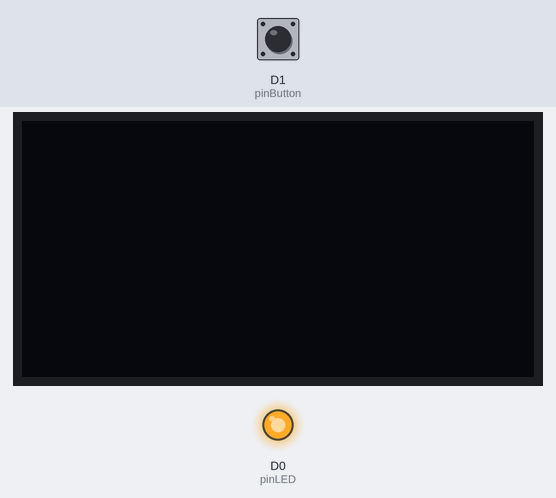
Bench run of a program on a simulated ESP8266 (NodeMCU). On the bench: 128×64 one-colour display, output pins drawn as LEDs (lit = HIGH). Inputs (shaded band) come from the test bench; at power-on: D1 (pinButton) HIGH. The display library's start-up logo is not drawn; what the program prints to the serial monitor is not drawn.

Above: at 3.2 s.
3.3 s: D1 (pinButton) pulled LOW for 0.15 s
At 6.3 s:
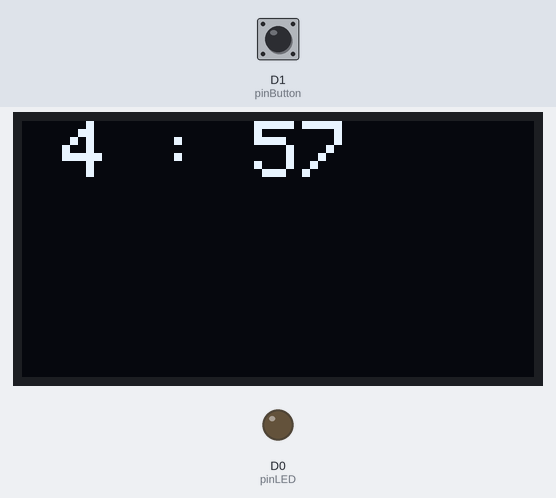
6.4 s: D1 (pinButton) pulled LOW for 1 s
At 7.8 s:
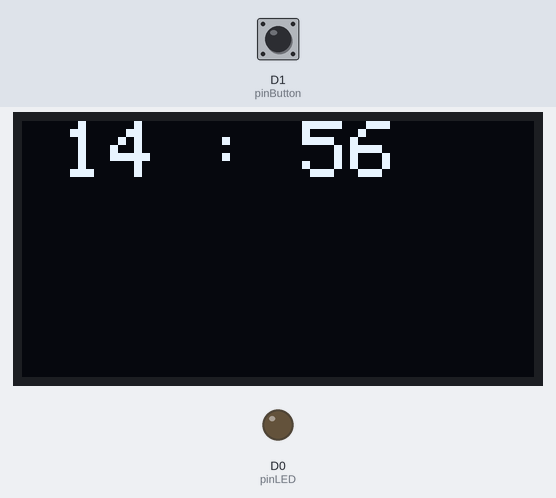
10.0 s: D1 (pinButton) pulled LOW for 0.15 s
At 11.7 s:
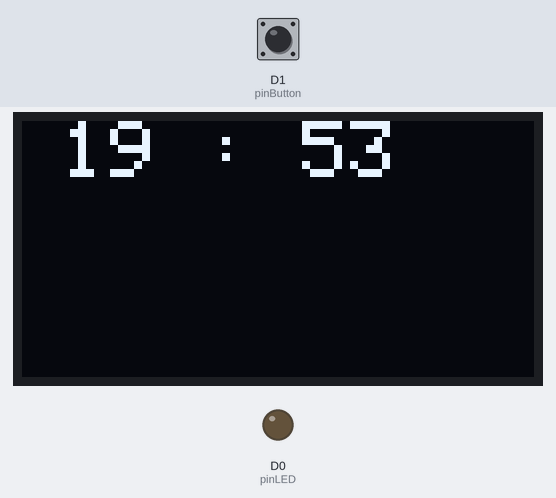
13.1 s: D1 (pinButton) pulled LOW for 1 s
At 15.0 s:
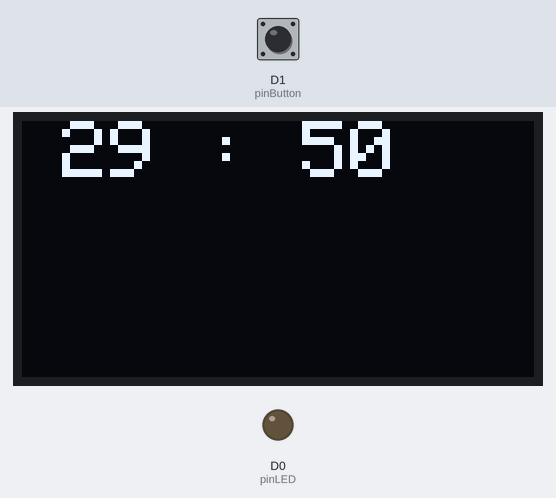
Timing chart, 0 to 16.5 s (numbered marks = the images above; inputs shaded):
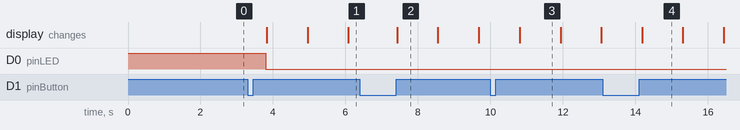

Measured:
- after the input at 3.3 s, D0 (pinLED): HIGH → LOW after 0.50 s; the display: first changes after 0.53 s (image 1 shows a later state)
- what the display in image 2 shows lasts 1.2 s, from 7.4 s to 8.6 s

The program:

main.cpp
```cpp
#include <Arduino.h>

#include <SPI.h>
#include <Wire.h>
#include "Adafruit_GFX.h"
#include "Adafruit_SSD1306.h"

#define pinLED D0
#define pinButton D1

#define SCREEN_WIDTH 128 // OLED display width, in pixels
#define SCREEN_HEIGHT 64 // OLED display height, in pixels

#define OLED_MOSI D2
#define OLED_CLK D6
#define OLED_DC D7
#define OLED_CS D5
#define OLED_RESET D4
Adafruit_SSD1306 display(SCREEN_WIDTH, SCREEN_HEIGHT, OLED_MOSI, OLED_CLK, OLED_DC, OLED_RESET, OLED_CS);

int time_delay = 0;
byte seconds = 0;
byte minutes = 0;

unsigned long time_prev = 0;

/**
 * @brief Hàm điều khiển đèn
 *
 * @param state Trạng thái đèn
 */
void control_Led(bool state);

/**
 * @brief Đọc giá trị nút bấm
 *
 * @return byte Trả về trường hợp bấm nút
 */
byte read_button();

/**
 * @brief In ra man hinh LCD
 *
 */
void monitor();

/**
 * @brief Chuyen doi thoi gian sang phut va giay
 */
void cover_times();

void setup()
{
    Serial.begin(115200);

    // put your setup code here, to run once:
    pinMode(pinLED, OUTPUT);
    digitalWrite(pinLED, HIGH);

    pinMode(pinButton, INPUT);

    // SSD1306_SWITCHCAPVCC = generate display voltage from 3.3V internally
    if (!display.begin(SSD1306_SWITCHCAPVCC))
    {
        Serial.println(F("SSD1306 allocation failed"));
        for (;;)
            ; // Don't proceed, loop forever
    }

    // Show initial display buffer contents on the screen --
    // the library initializes this with an Adafruit splash screen.
    display.display();
    delay(2000); // Pause for 2 seconds

    // Clear the buffer
    display.clearDisplay();
}

void loop()
{
    // put your main code here, to run repeatedly:
    if (read_button() == 1)
    {
        time_delay += 300;
        Serial.println(time_delay);
    }

    if (time_delay == 0)
    {
        control_Led(HIGH);
    }
    else
    {
        control_Led(LOW);

        // Giảm time_delay sau mỗi giây
        if ((unsigned long)(millis() - time_prev) > 1000)
        {

            time_delay -= 1;
            monitor();

            // cập nhật lại biến time_prev
            time_prev = millis();
        }
    }
}

void control_Led(bool state)
{
    digitalWrite(pinLED, state);
}

byte read_button()
{
    if (digitalRead(pinButton) == LOW)
    {
        delay(500);
        Serial.println("Bam nut");

        return 1;
    }
    else
    {
        return 0;
    }
}

void monitor()
{
    cover_times();
    display.clearDisplay();

    display.setTextSize(2); // Draw 2X-scale text
    display.setTextColor(SSD1306_WHITE);
    display.setCursor(10, 0);
    display.print(minutes, 10);
    display.print(" : ");
    display.print(seconds, 10);
    display.display(); // Show initial text
    delay(100);
}

void cover_times()
{
    minutes = time_delay / 60;
    seconds = time_delay % 60;
}
```
